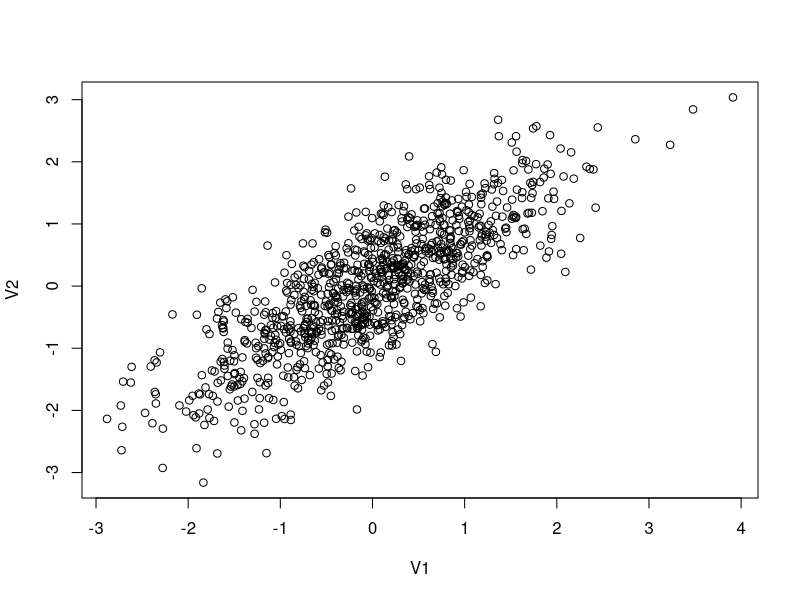

The R source for this figure: (Note: this script raises an error after producing the figure.)
## ---- chunk 1
knitr::opts_chunk$set(echo = TRUE)
## ---- chunk 2
#This is a comment, alone in a chunk. 

## ---- chunk 3
library(MASS)
library(ggplot2)

out <- as.data.frame(mvrnorm(1000, mu = c(0,0), 
                     Sigma = matrix(c(1,0.8,0.8,1), ncol = 2), 
                     empirical = TRUE))
cor(out)
plot(out)

## ---- chunk 4
out$error<-rnorm(1000, mean=0, sd=1)

#The data generating process
B1<-3
B2<-6

out$Y<-out$V1*B1+out$V2*B2+out$error
## ---- chunk 5
plotted<-ggplot(out, aes(V1, y = value, color = variable)) + 
    geom_point(aes(y = Y, col = "Y")) + 
    geom_point(aes(y = adjY, col = "adjY"))+
    geom_smooth(method='lm', aes(y = Y, col = "Y"))+
    geom_smooth(method='lm', aes(y = adjY, col = "Y")) + theme(panel.grid.major = element_blank(), panel.grid.minor = element_blank(),
panel.background = element_blank(), axis.line = element_line(colour = "black"))

plotted
